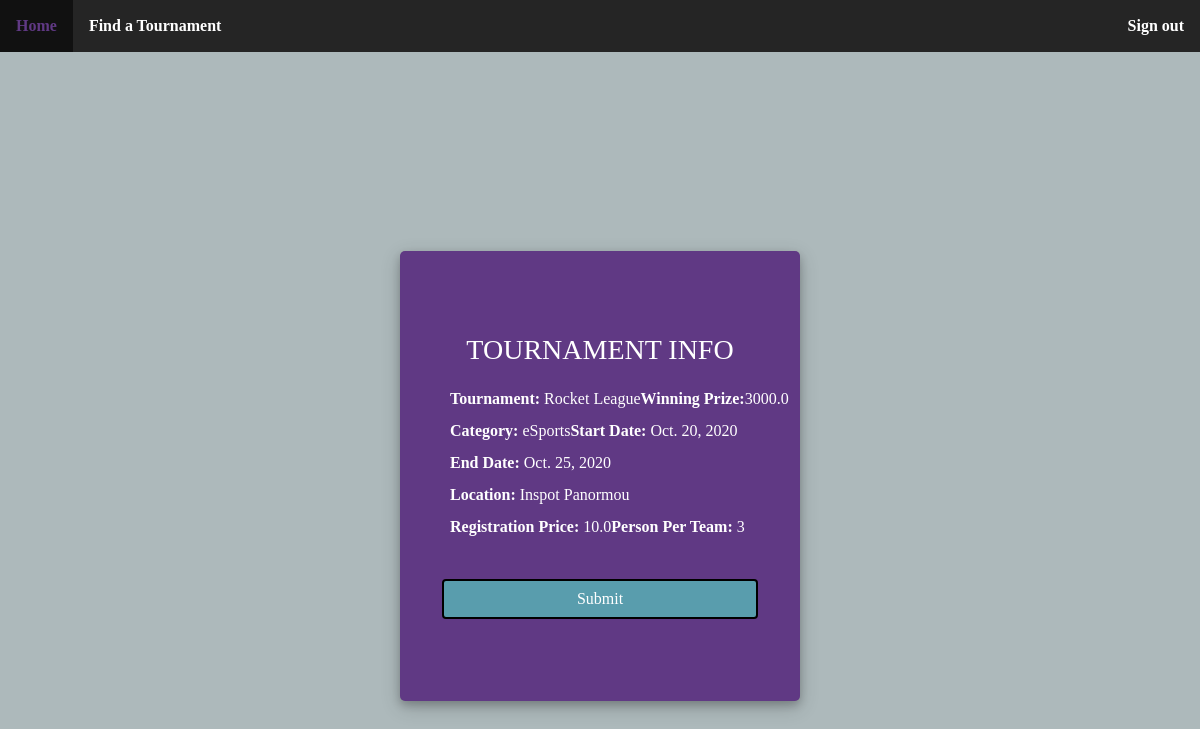
The page /tournamentInfo/2/ (signed in) on the database its author committed.
### createT/models.py (models this page shows, shortened)
class Tournament(models.Model):
    Sports = 'Sports'
    eSports = 'eSports'
    Card_Games = 'Card_Games'
    TOURNAMENT_TYPE = (
        (Sports, 'Sports'),
        (eSports, 'e-Sports'),
        (Card_Games, 'Card Games'),
    )
    user = models.ForeignKey(User, null=True, on_delete= models.SET_NULL)
    name = models.CharField(max_length=200, null=True)
    dateCreated = models.DateTimeField(auto_now_add=True, null=True)
    dateStart = models.DateField(null=True)
    dateEnd = models.DateField(null=True)
    Tournament_Type = models.CharField(max_length=30, choices=TOURNAMENT_TYPE, default=Sports)
    location = models.CharField(max_length=200, null=True)
    regPrice = models.FloatField(null=True)
    Prize = models.FloatField(null=True)
    PpT = models.IntegerField(null=True)

### createT/views.py (the view)
# urls.py: path('tournamentInfo/<str:pk_test>/', views.tournamentInfo, name='tournamentInfo'),
def tournamentInfo(request, pk_test):
    tournaments = Tournament.objects.get(id=pk_test)
    return render(request, 'createT/tournamentInfo.html', {'tournaments':tournaments})

### createT/templates/createT/tournamentInfo.html (shortened to what this page needs)
{% load static %}
<!DOCTYPE html>
<html lang="en" dir="ltr">
  <head>
    <link rel="stylesheet" href="https://maxcdn.bootstrapcdn.com/bootstrap/4.0.0/css/bootstrap.min.css">
    <link rel="stylesheet" type="text/css" href="{% static 'createT/style.css' %}">
  </head>
  <body>
      {% include "createT/navbar.html" %}
      <div class="d-flex justify-content-center h-100">
        <div class="user_card" id="tournamentInfo">
          <div class="d-flex justify-content-center">
            <h3 id="form-titleInfo">TOURNAMENT INFO</h3>
          </div>
            <ul>
              <li><label for="fname">Tournament:</label> {{tournaments.name}}</li>
              <li><label for="fname">Winning Prize:</label>{{tournaments.Prize}}</li>
              <li><label for="fname">Category:</label> {{tournaments.Tournament_Type}}</li>
              <li><label for="fname">Start Date:</label> {{tournaments.dateStart}}</li>
              <li><label for="fname">End Date:</label> {{tournaments.dateEnd}}</li>
              <li><label for="fname">Location:</label> {{tournaments.location}}</li>
              <li><label for="fname">Registration Price:</label> {{tournaments.regPrice}}</li>
              <li><label for="fname">Person Per Team:</label> {{tournaments.PpT}}</li>
            </ul>
            <div class="d-flex justify-content-center mt-3 login_container">
                <a class="btn login_btn" href="{% url 'tournamentSubmit' tournaments.id %}" role="button">Submit</a>
            </div>
        </div>
      </div>
  </body>
</html>

### createT/static/createT/style.css (style rules this page uses)
body, html { margin: 0; padding: 0; height: 100%; background: #adb9bb !important; font-family: verdana; }
li { float: left; list-style-type: none; }
.btn { background-color: #599dad; border: 2px solid black; }
a { color: purple; font-weight: bold; }
label { font-weight: bold; }
.user_card { width: 400px; height: 285px; margin-top: auto; margin-bottom: auto; background: #603984; position: relative; display: flex; justify-content: center; flex-direction: column; padding: 10px; box-shadow: 0 4px 8px 0 rgba(0, 0, 0, 0.2), 0 6px 20px 0 rgba(0, 0, 0, 0.19); -webkit-box-shadow: 0 4px 8px 0 rgba(0, 0, 0, 0.2), 0 6px 20px 0 rgba(0, 0, 0, 0.19); -moz-box-shadow: 0 4px 8px 0 rgba(0, 0, 0, 0.2), 0 6px 20px 0 rgba(0, 0, 0, 0.19); border-radius: 5px; }
#tournamentInfo { width: 400px; height: 450px; margin-top: auto; margin-bottom: auto; background: #603984; position: relative; display: flex; justify-content: center; flex-direction: column; padding: 10px; box-shadow: 0 4px 8px 0 rgba(0, 0, 0, 0.2), 0 6px 20px 0 rgba(0, 0, 0, 0.19); -webkit-box-shadow: 0 4px 8px 0 rgba(0, 0, 0, 0.2), 0 6px 20px 0 rgba(0, 0, 0, 0.19); -moz-box-shadow: 0 4px 8px 0 rgba(0, 0, 0, 0.2), 0 6px 20px 0 rgba(0, 0, 0, 0.19); border-radius: 5px; }
#form-titleInfo { margin-bottom: 20px; color: #fff; }
.login_btn { width: 100%; background: #599dad !important; color: white !important; }
.login_container { padding: 0 2rem; }
.d-flex { color: white; }

### rows shown on the page
Tournament: name "Rocket League", Prize "3000.0", Tournament_Type "eSports", dateStart "Oct. 20, 2020", dateEnd "Oct. 25, 2020", location "Inspot Panormou", regPrice "10.0", PpT "3"
